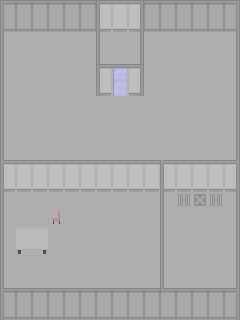

Rendered tile map (Tiled .tmx) drawn with the repository's tilesets; below, a short description and the full map source, tile grids included:
An orthogonal 15x20 tile map with 16x16 px tiles, 4 tile layers (flooring, walls, furniture, Tile Layer 4), 2 tilesets.

<map version="1.10" tiledversion="1.11.2" orientation="orthogonal" renderorder="right-down" width="15" height="20" tilewidth="16" tileheight="16" infinite="0" nextlayerid="5" nextobjectid="1">
 <tileset firstgid="1" name="FurnitureAtlas" tilewidth="16" tileheight="16" tilecount="288" columns="9">
  <image source="../assets/Mini Labs Furniture Pack/Furniture Pack/FurnitureAtlas.png" width="144" height="512" />
 </tileset>
 <tileset firstgid="289" name="light_compact_atlast_16x16" tilewidth="16" tileheight="16" tilecount="132" columns="11">
  <image source="../assets/Mini Labs Tileset Pack/Tileset/Light Theme/light_compact_atlast_16x16.png" width="176" height="192" />
 </tileset>
 <layer id="1" name="flooring" width="15" height="20">
  <data encoding="csv">
339,339,339,339,339,339,339,339,339,339,339,339,339,339,339,
339,339,339,339,339,339,339,339,339,339,339,339,339,339,339,
339,339,339,339,339,339,339,339,339,339,339,339,339,339,339,
339,339,339,339,339,339,339,339,339,339,339,339,339,339,339,
339,339,339,339,339,339,339,339,339,339,339,339,339,339,339,
339,339,339,339,339,339,339,339,339,339,339,339,339,339,339,
339,339,339,339,339,339,339,339,339,339,339,339,339,339,339,
339,339,339,339,339,339,339,339,339,339,339,339,339,339,339,
339,339,339,339,339,339,339,339,339,339,339,339,339,339,339,
339,339,339,339,339,339,339,339,339,339,339,339,339,339,339,
339,339,339,339,339,339,339,339,339,339,339,339,339,339,339,
339,339,339,339,339,339,339,339,339,339,339,339,339,339,339,
339,339,339,339,339,339,339,339,339,339,339,361,350,361,339,
339,339,339,339,339,339,339,339,339,339,339,339,339,339,339,
339,339,339,339,339,339,339,339,339,339,339,339,339,339,339,
339,339,339,339,339,339,339,339,339,339,339,339,339,339,339,
339,339,339,339,339,339,339,339,339,339,339,339,339,339,339,
339,339,339,339,339,339,339,339,339,339,339,339,339,339,339,
339,339,339,339,339,339,339,339,339,339,339,339,339,339,339,
339,339,339,339,339,339,339,339,339,339,339,339,339,339,339
</data>
 </layer>
 <layer id="2" name="walls" width="15" height="20">
  <data encoding="csv">
322,323,323,323,323,323,289,290,291,323,323,323,323,323,324,
347,348,348,348,348,348,314,315,316,348,348,348,348,348,349,
333,0,0,0,0,0,300,0,302,0,0,0,0,0,335,
333,0,0,0,0,0,300,0,302,0,0,0,0,0,335,
333,0,0,0,0,0,289,352,291,0,0,0,0,0,335,
333,0,0,0,0,0,314,353,316,0,0,0,0,0,335,
333,0,0,0,0,0,0,0,0,0,0,0,0,0,335,
333,0,0,0,0,0,0,0,0,0,0,0,0,0,335,
333,0,0,0,0,0,0,0,0,0,0,0,0,0,335,
333,0,0,0,0,0,0,0,0,0,0,0,0,0,335,
357,312,312,312,312,312,312,312,312,312,357,312,312,312,358,
314,315,315,315,315,315,315,315,315,315,314,315,315,315,316,
333,0,0,0,0,0,0,0,0,0,300,0,0,0,335,
333,0,0,0,0,0,0,0,0,0,300,0,0,0,335,
333,0,0,0,0,0,0,0,0,0,300,0,0,0,335,
333,0,0,0,0,0,0,0,0,0,300,0,0,0,335,
333,0,0,0,0,0,0,0,0,0,300,0,0,0,335,
333,0,0,0,0,0,0,0,0,0,300,0,0,0,335,
368,345,345,345,345,345,345,345,345,345,344,345,345,345,369,
347,348,348,348,348,348,348,348,348,348,348,348,348,348,349
</data>
 </layer>
 <layer id="3" name="furniture" width="15" height="20">
  <data encoding="csv">
0,0,0,0,0,0,0,0,0,0,0,0,0,0,0,
0,0,0,0,0,0,0,0,0,0,0,0,0,0,0,
0,0,0,0,0,0,0,0,0,0,0,0,0,0,0,
0,0,0,0,0,0,0,0,0,0,0,0,0,0,0,
0,0,0,0,0,0,0,0,0,0,0,0,0,0,0,
0,0,0,0,0,0,0,0,0,0,0,0,0,0,0,
0,0,0,0,0,0,0,0,0,0,0,0,0,0,0,
0,0,0,0,0,0,0,0,0,0,0,0,0,0,0,
0,0,0,0,0,0,0,0,0,0,0,0,0,0,0,
0,0,0,0,0,0,0,0,0,0,0,0,0,0,0,
0,0,0,0,0,0,0,0,0,0,0,0,0,0,0,
0,0,0,0,0,0,0,0,0,0,0,0,0,0,0,
0,0,0,0,0,0,0,0,0,0,0,0,0,0,0,
0,0,0,20,0,0,0,0,0,0,0,0,0,0,0,
0,64,65,0,0,0,0,0,0,0,0,0,0,0,0,
0,73,74,0,0,0,0,0,0,0,0,0,0,0,0,
0,0,0,0,0,0,0,0,0,0,0,0,0,0,0,
0,0,0,0,0,0,0,0,0,0,0,0,0,0,0,
0,0,0,0,0,0,0,0,0,0,0,0,0,0,0,
0,0,0,0,0,0,0,0,0,0,0,0,0,0,0
</data>
 </layer>
 <layer id="4" name="Tile Layer 4" width="15" height="20">
  <data encoding="csv">
0,0,0,0,0,0,0,0,0,0,0,0,0,0,0,
0,0,0,0,0,0,0,0,0,0,0,0,0,0,0,
0,0,0,0,0,0,0,0,0,0,0,0,0,0,0,
0,0,0,0,0,0,0,0,0,0,0,0,0,0,0,
0,0,0,0,0,0,0,0,0,0,0,0,0,0,0,
0,0,0,0,0,0,0,0,0,0,0,0,0,0,0,
0,0,0,0,0,0,0,0,0,0,0,0,0,0,0,
0,0,0,0,0,0,0,0,0,0,0,0,0,0,0,
0,0,0,0,0,0,0,0,0,0,0,0,0,0,0,
0,0,0,0,0,0,0,0,0,0,0,0,0,0,0,
0,0,0,0,0,0,0,0,0,0,0,0,0,0,0,
0,0,0,0,0,0,0,0,0,0,0,0,0,0,0,
0,0,0,0,0,0,0,0,0,0,0,0,0,0,0,
0,0,0,0,0,0,0,0,0,0,0,0,0,0,0,
0,0,0,0,0,0,0,0,0,0,0,0,0,0,0,
0,0,0,0,0,0,0,0,0,0,0,0,0,0,0,
0,0,0,0,0,0,0,0,0,0,0,0,0,0,0,
0,0,0,0,0,0,0,0,0,0,0,0,0,0,0,
0,0,0,0,0,0,0,0,0,0,0,0,0,0,0,
0,0,0,0,0,0,0,0,0,0,0,0,0,0,0
</data>
 </layer>
</map>
